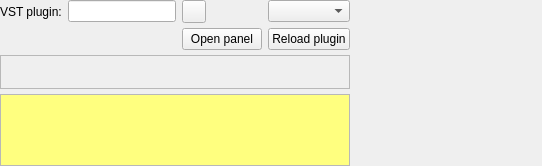
<?xml version="1.0" encoding="UTF-8"?>
<ui version="4.0">
 <class>VSTPluginFilterGUI</class>
 <widget class="QWidget" name="VSTPluginFilterGUI">
  <property name="geometry">
   <rect>
    <x>0</x>
    <y>0</y>
    <width>542</width>
    <height>166</height>
   </rect>
  </property>
  <property name="windowTitle">
   <string notr="true"/>
  </property>
  <layout class="QGridLayout" name="gridLayout_3" columnstretch="0,0,0,0,1">
   <property name="leftMargin">
    <number>0</number>
   </property>
   <property name="topMargin">
    <number>0</number>
   </property>
   <property name="rightMargin">
    <number>0</number>
   </property>
   <property name="bottomMargin">
    <number>0</number>
   </property>
   <property name="verticalSpacing">
    <number>5</number>
   </property>
   <item row="0" column="1">
    <widget class="ResizingLineEdit" name="pathLineEdit"/>
   </item>
   <item row="1" column="2">
    <widget class="QPushButton" name="openPanelButton">
     <property name="sizePolicy">
      <sizepolicy hsizetype="Fixed" vsizetype="Fixed">
       <horstretch>0</horstretch>
       <verstretch>0</verstretch>
      </sizepolicy>
     </property>
     <property name="text">
      <string>Open panel</string>
     </property>
    </widget>
   </item>
   <item row="1" column="3">
    <widget class="QPushButton" name="reloadButton">
     <property name="sizePolicy">
      <sizepolicy hsizetype="Fixed" vsizetype="Fixed">
       <horstretch>0</horstretch>
       <verstretch>0</verstretch>
      </sizepolicy>
     </property>
     <property name="toolTip">
      <string>Reload the current plugin while preserving its saved state</string>
     </property>
     <property name="text">
      <string>Reload plugin</string>
     </property>
    </widget>
   </item>
   <item row="0" column="3">
    <widget class="QComboBox" name="vst3ClassComboBox">
     <property name="toolTip">
      <string>Select the VST3 plug-in class inside this bundle</string>
     </property>
    </widget>
   </item>
   <item row="0" column="0">
    <widget class="QLabel" name="label">
     <property name="sizePolicy">
      <sizepolicy hsizetype="Fixed" vsizetype="Preferred">
       <horstretch>0</horstretch>
       <verstretch>0</verstretch>
      </sizepolicy>
     </property>
     <property name="text">
      <string>VST plugin:</string>
     </property>
    </widget>
   </item>
   <item row="1" column="0" colspan="2">
    <widget class="QLabel" name="statusLabel">
     <property name="text">
      <string notr="true"/>
     </property>
    </widget>
   </item>
   <item row="0" column="4">
    <spacer name="horizontalSpacer">
     <property name="orientation">
      <enum>Qt::Horizontal</enum>
     </property>
     <property name="sizeHint" stdset="0">
      <size>
       <width>40</width>
       <height>20</height>
      </size>
     </property>
    </spacer>
   </item>
   <item row="0" column="2">
    <widget class="QToolButton" name="selectButton">
     <property name="text">
      <string notr="true"/>
     </property>
     <property name="icon">
      <iconset resource="../Editor.qrc">
       <normaloff>:/icons/document-open.ico</normaloff>:/icons/document-open.ico</iconset>
     </property>
    </widget>
   </item>
   <item row="2" column="0" colspan="4">
    <widget class="QFrame" name="frame">
     <property name="frameShape">
      <enum>QFrame::StyledPanel</enum>
     </property>
     <property name="frameShadow">
      <enum>QFrame::Raised</enum>
     </property>
    </widget>
   </item>
   <item row="3" column="0" colspan="4">
    <widget class="QPlainTextEdit" name="warningTextEdit">
     <property name="sizePolicy">
      <sizepolicy hsizetype="Expanding" vsizetype="Preferred">
       <horstretch>0</horstretch>
       <verstretch>0</verstretch>
      </sizepolicy>
     </property>
     <property name="palette">
      <palette>
       <active>
        <colorrole role="Base">
         <brush brushstyle="SolidPattern">
          <color alpha="255">
           <red>255</red>
           <green>255</green>
           <blue>127</blue>
          </color>
         </brush>
        </colorrole>
       </active>
       <inactive>
        <colorrole role="Base">
         <brush brushstyle="SolidPattern">
          <color alpha="255">
           <red>255</red>
           <green>255</green>
           <blue>127</blue>
          </color>
         </brush>
        </colorrole>
       </inactive>
       <disabled>
        <colorrole role="Base">
         <brush brushstyle="SolidPattern">
          <color alpha="255">
           <red>240</red>
           <green>240</green>
           <blue>240</blue>
          </color>
         </brush>
        </colorrole>
       </disabled>
      </palette>
     </property>
     <property name="sizeAdjustPolicy">
      <enum>QAbstractScrollArea::AdjustToContents</enum>
     </property>
    </widget>
   </item>
  </layout>
 </widget>
 <customwidgets>
  <customwidget>
   <class>ResizingLineEdit</class>
   <extends>QLineEdit</extends>
   <header>Editor/widgets/ResizingLineEdit.h</header>
  </customwidget>
 </customwidgets>
 <resources>
  <include location="../Editor.qrc"/>
 </resources>
 <connections/>
</ui>
